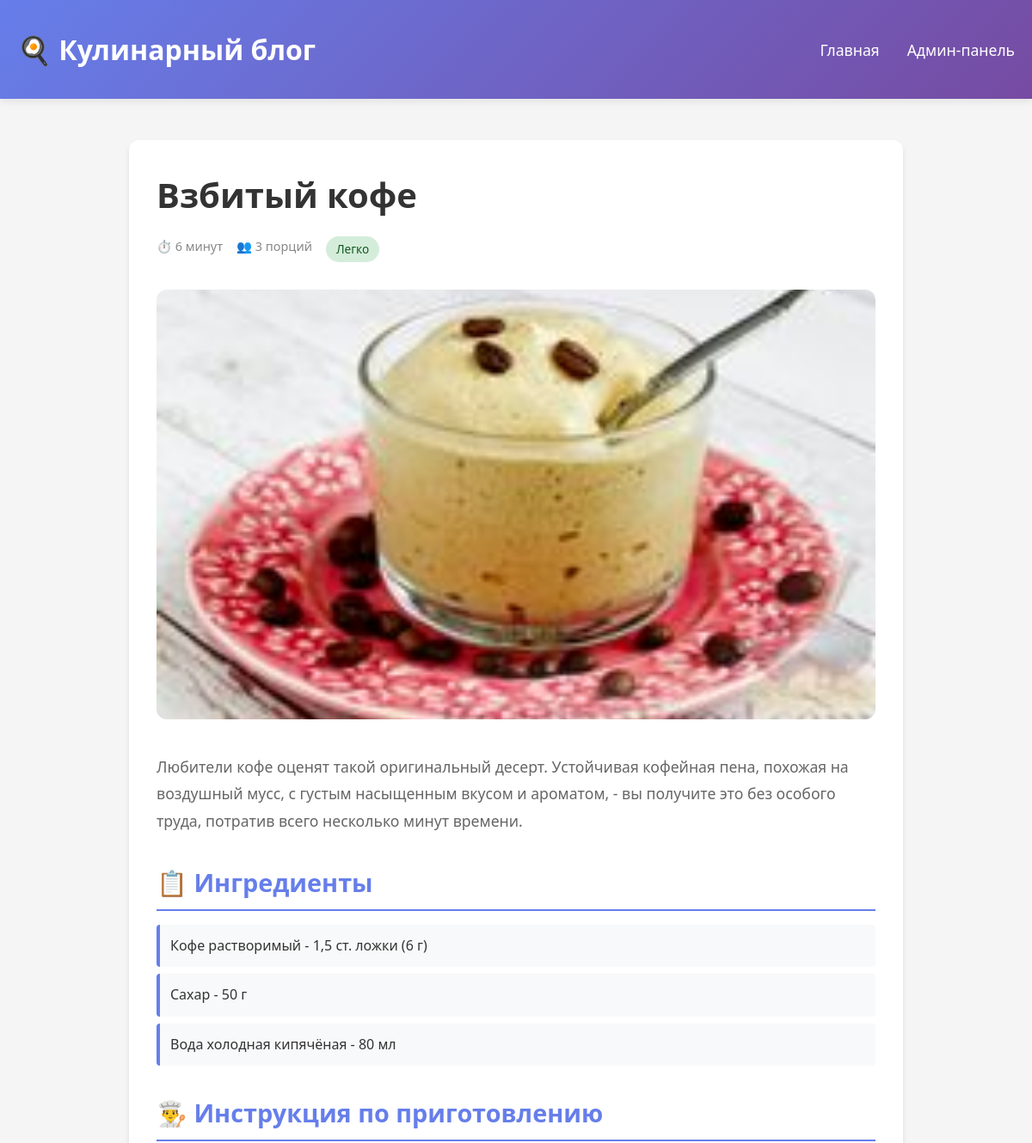
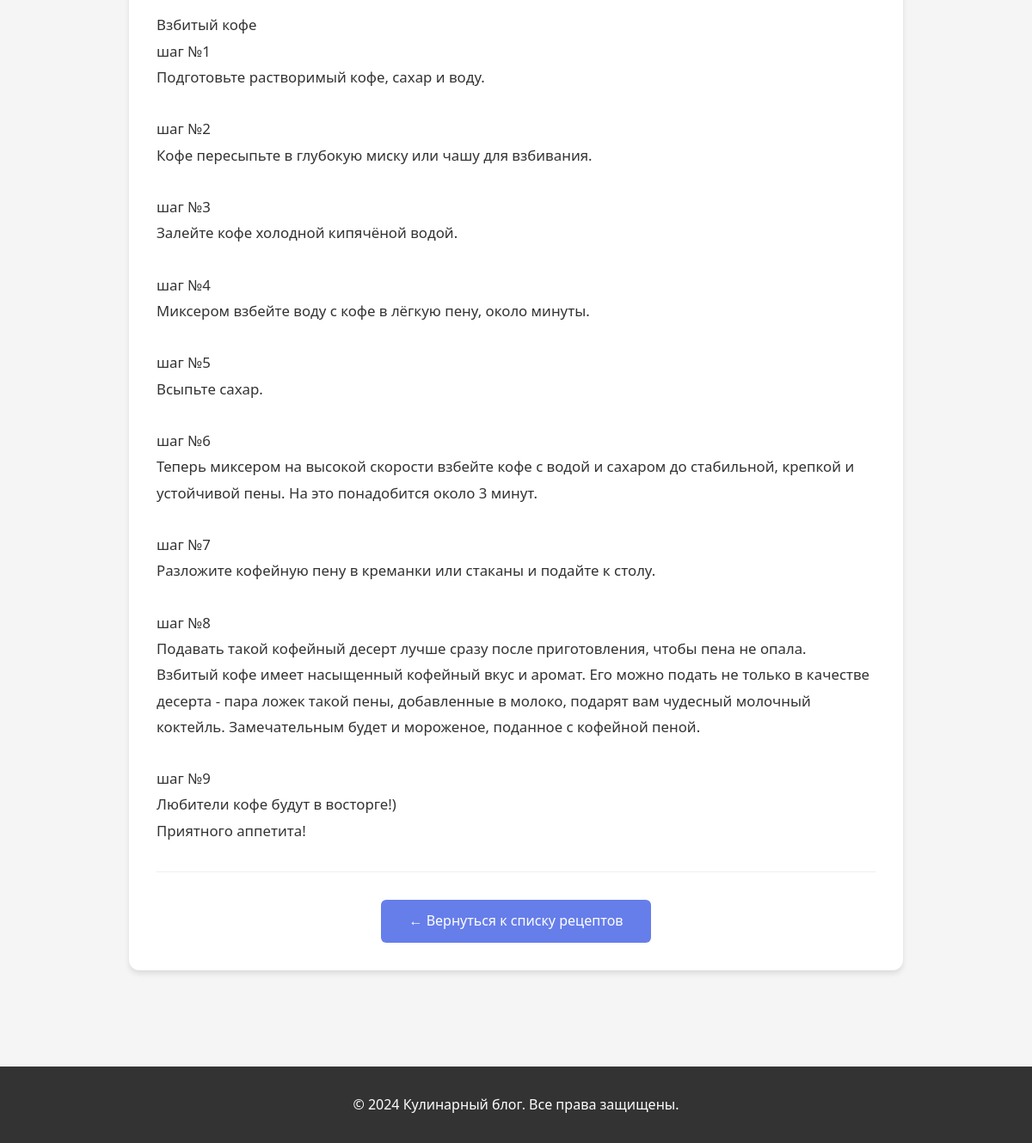
The app's page /recipe/vzbityj-kofe/ with its own data (2 pictures, top to bottom).
### blog/models.py (models this page shows, shortened)
class Recipe(models.Model):
    title = models.CharField(max_length=200, verbose_name="Название рецепта")
    slug = models.SlugField(max_length=200, unique=True, verbose_name="URL")
    description = models.TextField(verbose_name="Описание")
    ingredients = models.TextField(verbose_name="Ингредиенты", help_text="Каждый ингредиент с новой строки")
    instructions = models.TextField(verbose_name="Инструкция по приготовлению")
    image = models.ImageField(upload_to='recipes/', blank=True, null=True, verbose_name="Изображение")
    cooking_time = models.PositiveIntegerField(verbose_name="Время приготовления (минуты)", default=30)
    servings = models.PositiveIntegerField(verbose_name="Количество порций", default=4)
    difficulty = models.CharField(
        max_length=20,
        choices=[
            ('easy', 'Легко'),
            ('medium', 'Средне'),
            ('hard', 'Сложно'),
        ],
        default='medium',
        verbose_name="Сложность"
    )
    created_at = models.DateTimeField(auto_now_add=True, verbose_name="Дата создания")
    updated_at = models.DateTimeField(auto_now=True, verbose_name="Дата обновления")
    published = models.BooleanField(default=True, verbose_name="Опубликовано")
    class Meta:
        verbose_name = "Рецепт"
        verbose_name_plural = "Рецепты"
        ordering = ['-created_at']
    def get_ingredients_list(self):
        return [ingredient.strip() for ingredient in self.ingredients.split('\n') if ingredient.strip()]

### blog/views.py (the view)
# urls.py: path('recipe/<slug:slug>/', views.recipe_detail, name='recipe_detail'),
def recipe_detail(request, slug):
    recipe = get_object_or_404(Recipe, slug=slug, published=True)
    context = {
        'recipe': recipe,
    }
    return render(request, 'blog/recipe_detail.html', context)

### blog/templates/blog/recipe_detail.html (shortened to what this page needs)
{% extends 'blog/base.html' %}
{% block content %}
<div class="recipe-detail">
    <div class="recipe-detail-header">
        <h1 class="recipe-detail-title">{{ recipe.title }}</h1>
        <div class="recipe-meta" style="margin-bottom: 1rem;">
            <span>⏱️ {{ recipe.cooking_time }} минут</span>
            <span>👥 {{ recipe.servings }} порций</span>
            <span class="badge badge-{{ recipe.difficulty }}">
                {% if recipe.difficulty == 'easy' %}Легко
                {% elif recipe.difficulty == 'medium' %}Средне
                {% else %}Сложно{% endif %}
            </span>
        </div>
    </div>
    {% if recipe.image %}
        <img src="{{ recipe.image.url }}" alt="{{ recipe.title }}" class="recipe-detail-image">
    {% endif %}
    <div class="recipe-detail-description">
        {{ recipe.description }}
    </div>
    <div class="recipe-section">
        <h2 class="recipe-section-title">📋 Ингредиенты</h2>
        <ul class="ingredients-list">
            {% for ingredient in recipe.get_ingredients_list %}
                <li>{{ ingredient }}</li>
            {% endfor %}
        </ul>
    </div>
    <div class="recipe-section">
        <h2 class="recipe-section-title">👨‍🍳 Инструкция по приготовлению</h2>
        <div class="instructions">{{ recipe.instructions }}</div>
    </div>
    <div style="margin-top: 2rem; padding-top: 2rem; border-top: 1px solid #eee; text-align: center;">
        <a href="{% url 'blog:recipe_list' %}" style="display: inline-block; padding: 0.75rem 2rem; background-color: #667eea; color: white; text-decoration: none; border-radius: 6px; transition: background-color 0.3s;">
            ← Вернуться к списку рецептов
        </a>
    </div>
</div>
{% endblock %}

### blog/templates/blog/base.html (style rules this page uses)
* { margin: 0; padding: 0; box-sizing: border-box; }
body { font-family: 'Segoe UI', Tahoma, Geneva, Verdana, sans-serif; line-height: 1.6; color: #333; background-color: #f5f5f5; }
.recipe-meta { display: flex; gap: 1rem; font-size: 0.9rem; color: #888; }
.badge { display: inline-block; padding: 0.25rem 0.75rem; border-radius: 20px; font-size: 0.85rem; font-weight: 500; }
.badge-easy { background-color: #d4edda; color: #155724; }
.recipe-detail { background: white; border-radius: 12px; padding: 2rem; box-shadow: 0 4px 6px rgba(0,0,0,0.1); max-width: 900px; margin: 0 auto; }
.recipe-detail-header { margin-bottom: 2rem; }
.recipe-detail-title { font-size: 2.5rem; margin-bottom: 1rem; color: #333; }
.recipe-detail-image { width: 100%; max-height: 500px; object-fit: cover; border-radius: 12px; margin-bottom: 2rem; }
.recipe-detail-description { font-size: 1.1rem; color: #666; margin-bottom: 2rem; line-height: 1.8; }
.recipe-section { margin-bottom: 2rem; }
.recipe-section-title { font-size: 1.8rem; margin-bottom: 1rem; color: #667eea; border-bottom: 2px solid #667eea; padding-bottom: 0.5rem; }
.ingredients-list { list-style: none; padding: 0; }
.ingredients-list li { padding: 0.75rem; margin-bottom: 0.5rem; background-color: #f8f9fa; border-left: 4px solid #667eea; border-radius: 4px; }
.instructions { white-space: pre-line; line-height: 1.8; font-size: 1.05rem; }

### records on screen
Recipe: title "Взбитый кофе", cooking_time "6", servings "3", image (picture), description "Любители кофе оценят такой оригинальный десерт. Устойчивая кофейная пена, похожая на воздушный мусс, с густым насыщенным вкусом и ароматом, - вы получите это без особого труда, потратив всего несколько минут времени.", instructions "Взбитый кофе шаг №1 Подготовьте растворимый кофе, сахар и воду. шаг №2 Кофе пересыпьте в глубокую миску или чашу для взбивания. шаг №3 Залейте кофе холодной кипячёной водой. шаг №4 Миксером взбейте воду с кофе в лёгкую пену, около минуты. шаг №5 Всыпьте сахар. шаг №6 Теперь миксером на высокой скорости взбейте кофе с водой и сахаром до стабильной, крепкой и устойчивой пены. На это понадобится около 3 минут. шаг №7 Разложите кофейную пену в креманки или стаканы и подайте к столу. шаг №8 Подавать такой кофейный десерт лучше сразу после приготовления, чтобы пена не опала. Взбитый кофе имеет насыщенный кофейный вкус и аромат. Его можно подать не только в качестве десерта - пара ложек такой…"

### other values on screen
{{ ingredient }} "Кофе растворимый - 1,5 ст. ложки (6 г)" "Сахар - 50 г" "Вода холодная кипячёная - 80 мл"
